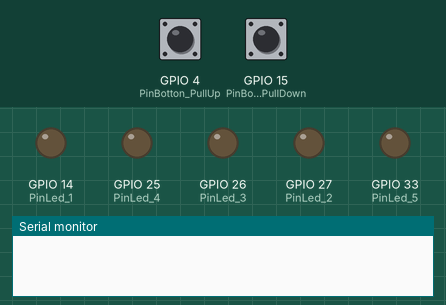
The sketch below on a simulated ESP32. Shown: output pins drawn as LEDs (lit = HIGH), the last lines printed to the serial monitor. The test bench sets the inputs (shaded band); at power-on: GPIO 4 (PinBotton_PullUp) HIGH, GPIO 15 (PinBotton_PullDown) LOW.

Above: at 1.2 s.
1.3 s: GPIO 4 (PinBotton_PullUp) pulled LOW for 3.2 s
At 4.7 s:
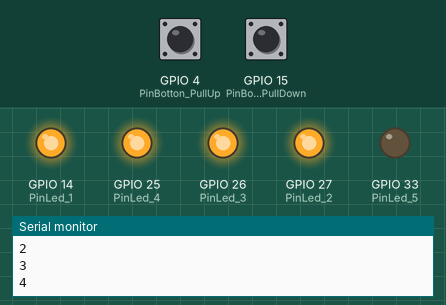
6.0 s: GPIO 4 (PinBotton_PullUp) pulled LOW for 0.15 s
At 7.0 s:
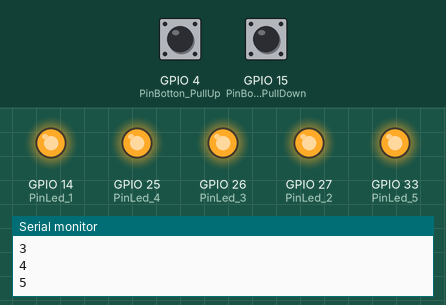
7.6 s: GPIO 4 (PinBotton_PullUp) pulled LOW for 1 s
At 8.3 s:
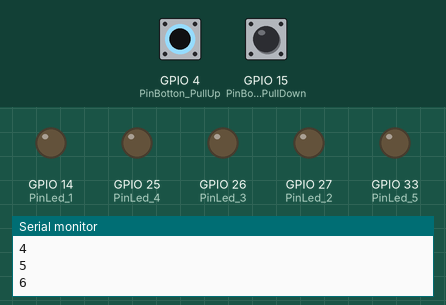
Timing chart, 0 to 10.6 s (numbered marks = the images above; inputs shaded):
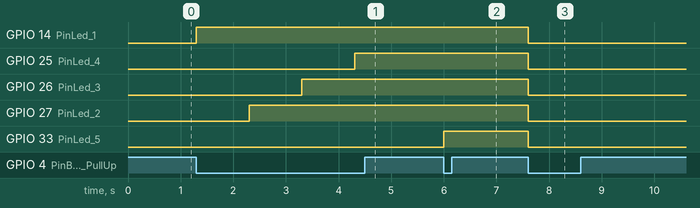

The sketch:

MiniPractica03.ino
```cpp
/*
 *Universidad Nacional Autónoma de México
 *Facultad de Ciencias
 *Licenciatura en Ciencias de la Computación
 *Seminario de Ciencias de la Computación A: Introducción al Internet de las Cosas
 *
 *Escrito por:
 *  Delgado Díaz Hermes Alberto
 *  López Montúfar José Eleazar
*/

// Defino los botones
#define PinBotton_PullUp 4
#define PinBotton_PullDown 15

// Defino los LEDS
#define PinLed_1 14
#define PinLed_2 27
#define PinLed_3 26
#define PinLed_4 25
#define PinLed_5 33

//Defino contador para las pulsaciones
int count = 0;
// Defino un contador de tiempo de la ultima pulsacion
long timeCounter = 0;
// Defino tiempo de espera entre pulsaciones
const int timeThreshold = 1000;

void setup() {
  // Inicio el monitor serie
  Serial.begin(115200);
  // Configuro los dos botones como input
  pinMode(PinBotton_PullUp, INPUT);
  pinMode(PinBotton_PullDown, INPUT);

  //  Configuro los LEDS como salida
  pinMode(PinLed_1, OUTPUT);
  pinMode(PinLed_2, OUTPUT);
  pinMode(PinLed_3, OUTPUT);
  pinMode(PinLed_4, OUTPUT);
  pinMode(PinLed_5, OUTPUT);
}

void loop() {

  int in_up = digitalRead(PinBotton_PullUp);
  int in_down = digitalRead(PinBotton_PullDown);

  if (in_up == LOW) {
    if (millis() > timeCounter + timeThreshold) {
      count++;
      Serial.println(count);
      timeCounter = millis();

      if(count ==1){
        digitalWrite(PinLed_1,HIGH);
        }
      if(count ==2){
        digitalWrite(PinLed_2,HIGH);
        }
      if(count ==3){
        digitalWrite(PinLed_3,HIGH);
        }
      if(count ==4){
        digitalWrite(PinLed_4,HIGH);
        }
      if(count ==5){
        digitalWrite(PinLed_5,HIGH);
        }

    }
  }

  /* Si el boton pulldown es presionado resetea el contador
   *  Y apaga todos los LEDS
   */
  if(in_down == HIGH | count>5){
    count = 0;
      digitalWrite(PinLed_1,LOW);
      digitalWrite(PinLed_2,LOW);
      digitalWrite(PinLed_3,LOW);
      digitalWrite(PinLed_4,LOW);
      digitalWrite(PinLed_5,LOW);
    }

}
```

Measured:
- after the input at 1.3 s, GPIO 14 (PinLed_1): LOW → HIGH at once; GPIO 25 (PinLed_4): LOW → HIGH after 3.0 s; GPIO 26 (PinLed_3): LOW → HIGH after 2.0 s; GPIO 27 (PinLed_2): LOW → HIGH after 1.0 s
- after the input at 6.0 s, GPIO 33 (PinLed_5): LOW → HIGH at once
- after the input at 7.6 s, GPIO 14 (PinLed_1), GPIO 25 (PinLed_4), GPIO 26 (PinLed_3), GPIO 27 (PinLed_2), GPIO 33 (PinLed_5): HIGH → LOW at once
